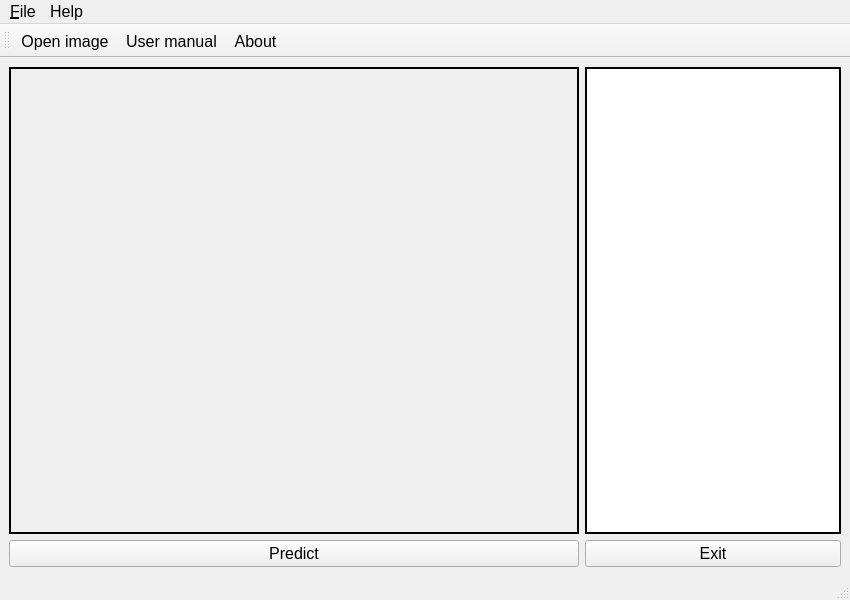
<?xml version="1.0" encoding="UTF-8"?>
<ui version="4.0">
 <class>MainWindow</class>
 <widget class="QMainWindow" name="MainWindow">
  <property name="geometry">
   <rect>
    <x>0</x>
    <y>0</y>
    <width>850</width>
    <height>600</height>
   </rect>
  </property>
  <property name="minimumSize">
   <size>
    <width>850</width>
    <height>600</height>
   </size>
  </property>
  <property name="font">
   <font>
    <pointsize>12</pointsize>
   </font>
  </property>
  <property name="windowTitle">
   <string>Flower Recognise</string>
  </property>
  <property name="windowIcon">
   <iconset>
    <normaloff>Common/resources/image/rose.png</normaloff>Common/resources/image/rose.png</iconset>
  </property>
  <property name="iconSize">
   <size>
    <width>50</width>
    <height>50</height>
   </size>
  </property>
  <widget class="QWidget" name="centralwidget">
   <layout class="QGridLayout" name="gridLayout">
    <item row="1" column="1">
     <widget class="QPushButton" name="exit_button">
      <property name="text">
       <string>Exit</string>
      </property>
     </widget>
    </item>
    <item row="1" column="0">
     <widget class="QPushButton" name="predict_button">
      <property name="text">
       <string>Predict</string>
      </property>
     </widget>
    </item>
    <item row="0" column="1">
     <widget class="QListView" name="flower_list">
      <property name="sizePolicy">
       <sizepolicy hsizetype="Preferred" vsizetype="Expanding">
        <horstretch>0</horstretch>
        <verstretch>0</verstretch>
       </sizepolicy>
      </property>
      <property name="font">
       <font>
        <pointsize>12</pointsize>
        <weight>75</weight>
        <bold>true</bold>
       </font>
      </property>
      <property name="frameShape">
       <enum>QFrame::WinPanel</enum>
      </property>
      <property name="frameShadow">
       <enum>QFrame::Plain</enum>
      </property>
     </widget>
    </item>
    <item row="0" column="0">
     <widget class="QLabel" name="label">
      <property name="sizePolicy">
       <sizepolicy hsizetype="Expanding" vsizetype="Expanding">
        <horstretch>0</horstretch>
        <verstretch>0</verstretch>
       </sizepolicy>
      </property>
      <property name="frameShape">
       <enum>QFrame::WinPanel</enum>
      </property>
      <property name="text">
       <string/>
      </property>
      <property name="scaledContents">
       <bool>true</bool>
      </property>
     </widget>
    </item>
   </layout>
  </widget>
  <widget class="QMenuBar" name="menubar">
   <property name="enabled">
    <bool>true</bool>
   </property>
   <property name="geometry">
    <rect>
     <x>0</x>
     <y>0</y>
     <width>850</width>
     <height>34</height>
    </rect>
   </property>
   <property name="sizePolicy">
    <sizepolicy hsizetype="Expanding" vsizetype="Expanding">
     <horstretch>0</horstretch>
     <verstretch>0</verstretch>
    </sizepolicy>
   </property>
   <property name="font">
    <font>
     <pointsize>12</pointsize>
    </font>
   </property>
   <property name="nativeMenuBar">
    <bool>true</bool>
   </property>
   <widget class="QMenu" name="file_menu">
    <property name="title">
     <string>&amp;File</string>
    </property>
    <addaction name="open_file"/>
   </widget>
   <widget class="QMenu" name="about_menu">
    <property name="title">
     <string>Help</string>
    </property>
    <addaction name="actionUser_manual"/>
    <addaction name="actionAbout"/>
   </widget>
   <addaction name="file_menu"/>
   <addaction name="about_menu"/>
  </widget>
  <widget class="QStatusBar" name="statusbar"/>
  <widget class="QToolBar" name="toolBar">
   <property name="sizePolicy">
    <sizepolicy hsizetype="Preferred" vsizetype="Fixed">
     <horstretch>0</horstretch>
     <verstretch>0</verstretch>
    </sizepolicy>
   </property>
   <property name="font">
    <font>
     <pointsize>12</pointsize>
    </font>
   </property>
   <property name="windowTitle">
    <string>toolBar</string>
   </property>
   <property name="iconSize">
    <size>
     <width>50</width>
     <height>50</height>
    </size>
   </property>
   <attribute name="toolBarArea">
    <enum>TopToolBarArea</enum>
   </attribute>
   <attribute name="toolBarBreak">
    <bool>false</bool>
   </attribute>
   <addaction name="open_file"/>
   <addaction name="actionUser_manual"/>
   <addaction name="actionAbout"/>
  </widget>
  <action name="open_file">
   <property name="icon">
    <iconset>
     <normaloff>Common/resources/image/open-folder.png</normaloff>Common/resources/image/open-folder.png</iconset>
   </property>
   <property name="text">
    <string>&amp;Open image</string>
   </property>
   <property name="toolTip">
    <string>Open Image</string>
   </property>
   <property name="font">
    <font>
     <pointsize>12</pointsize>
    </font>
   </property>
  </action>
  <action name="actionUser_manual">
   <property name="icon">
    <iconset>
     <normaloff>Common/resources/image/guidebook.png</normaloff>Common/resources/image/guidebook.png</iconset>
   </property>
   <property name="text">
    <string>User manual</string>
   </property>
   <property name="font">
    <font>
     <pointsize>12</pointsize>
    </font>
   </property>
  </action>
  <action name="actionAbout">
   <property name="icon">
    <iconset>
     <normaloff>Common/resources/image/info.png</normaloff>Common/resources/image/info.png</iconset>
   </property>
   <property name="text">
    <string>About</string>
   </property>
   <property name="font">
    <font>
     <pointsize>12</pointsize>
    </font>
   </property>
  </action>
 </widget>
 <resources/>
 <connections/>
</ui>
